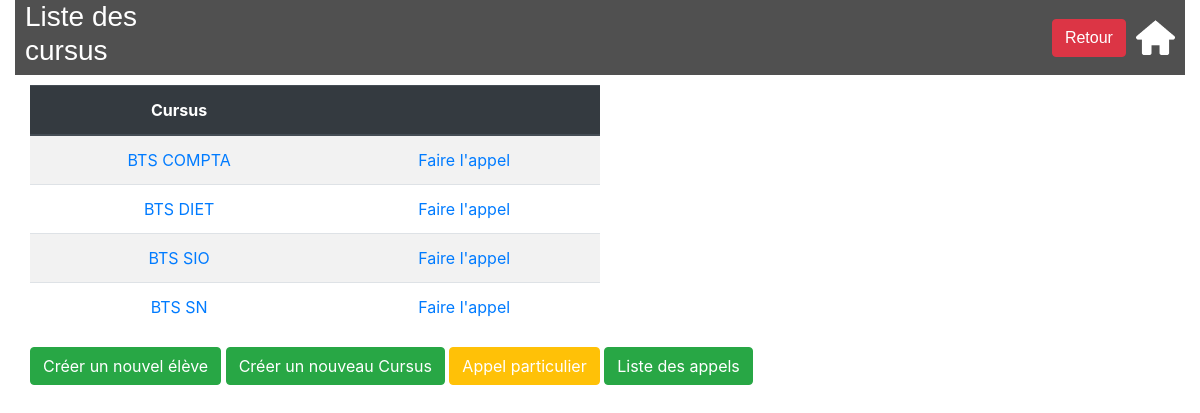
/lycee/, run on an earlier commit of the app's database.
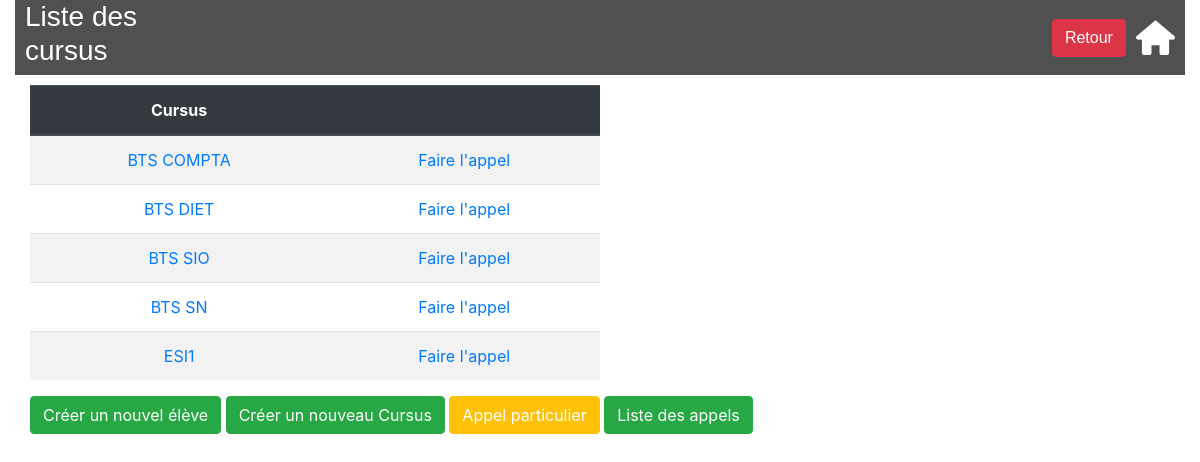
And on a later commit of the database.
### lycee/models.py (models this page shows, shortened)
class Cursus(models.Model):
    name = models.CharField(
        max_length=50,
        blank=False,
        null=True,
        default='aucun'
    )
    year_from_bac = models.SmallIntegerField(
        help_text="year since le bac",
        verbose_name="year",
        blank=False,
        null=True,
        default=0
    )
    scholar_year = models.CharField(
        max_length=9,
        blank=False,
        null=True,
        default='0000-00001'
    )

### lycee/views.py (the view)
def index(request):
    result_list = Cursus.objects.order_by('name')
    context = {'liste': result_list}
    return render(request, 'lycee/index.html', context)

### lycee/templates/lycee/index.html
{% extends "master.html" %}
{% load static %}
{% block title %}
    <h3>Liste des cursus</h3>
{% endblock %}
{% block content %}
  {% if liste|length > 0%}
      <table class="table table-striped">
         <thead class="thead-dark">
          <tr>
            <th scope="col">Cursus</th>
            <th scope="col"></th>
          </tr>
        </thead>
        <tbody>
      {% for cursus in liste %}
          <tr>
            <td><a href="/lycee/{{cursus.id}}">{{cursus.name}}</a></td>
            <td><a href="/lycee/cursusCall/{{cursus.id}}">Faire l'appel</a></td>
          </tr>
      {% endfor %}
        </tbody>
      </table>
      <button class="btn btn-success"><a style="color: white"href="/lycee/student/create">Créer un nouvel élève</a></button>
      <button class="btn btn-success"><a style="color: white"href="/lycee/cursus/create">Créer un nouveau Cursus</a></button>
      <button class="btn btn-warning"><a style="color: white"href="/lycee/call">Appel particulier</a></button>
      <button class="btn btn-success"><a style="color: white"href="/lycee/calls">Liste des appels</a></button>
  {% else %}
    <p> No cursus to show .</p>
  {% endif %}
{% endblock %}

What changed in the data, as far as the page shows it:
added Cursus: name "ESI1"
